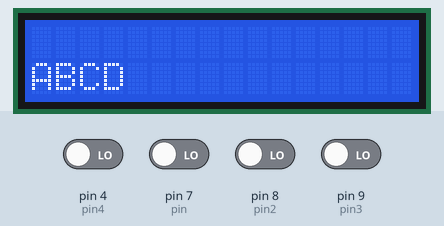
The sketch below on a simulated Arduino Uno, built with avr-gcc and run on an emulated ATmega328P. Parts: 16×2 character LCD. The inputs (shaded band) are chosen by the test bench; at power-on: pin 4 (pin4), pin 7 (pin), pin 8 (pin2), pin 9 (pin3) LOW. What the sketch prints to the serial monitor is not drawn.

Above: at 1.2 s.
1.3 s: pin 9 (pin3) driven HIGH
At 2.5 s:
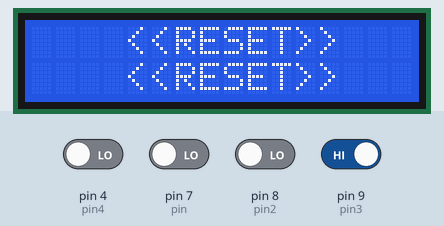
2.8 s: pin 7 (pin) driven HIGH
At 3.37 s:
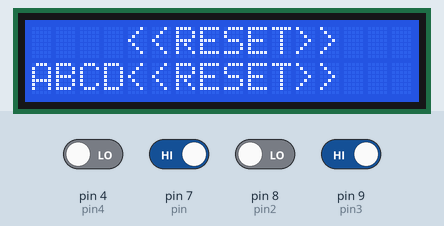
5.8 s: pin 7 (pin) driven LOW
7.3 s: pin 9 (pin3) driven LOW
8.9 s: pin 4 (pin4) driven HIGH and pin 7 (pin) driven HIGH
At 9.7 s:
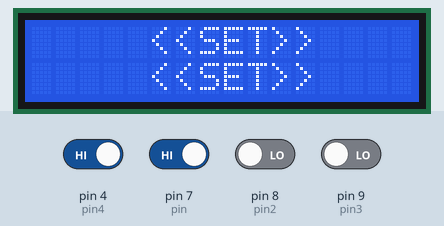
10.4 s: pin 4 (pin4) driven LOW
At 12.2 s:
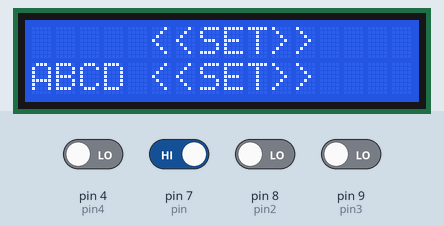
Timing chart, 0 to 13.4 s (numbered marks = the images above; inputs shaded):
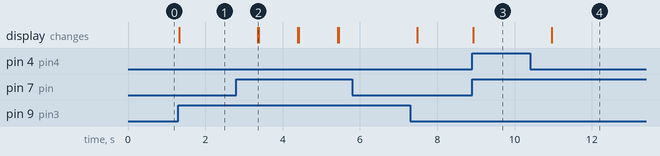

The sketch:

Set_Reset_Increasing_decreasing_Lcd_I2c_formate.ino
```cpp
#include <LiquidCrystal_I2C.h>
float cc = 0;
int pp =  0;
int pin = 7;  // ++
int pin2 = 8; // --
int pin3 = 9; // set
int pin4 = 4; // reset
int ccc = 0;
int bbb = 0;

LiquidCrystal_I2C lcd(0x27, 16, 2);
void setup() {
  lcd.init();
  lcd.clear();
  lcd.backlight();
  Serial.begin(9600);
}

void loop() {


  int input = digitalRead(pin); //++
  int input2 = digitalRead(pin2); // --
  int input3 = digitalRead(pin3); // reset
  int input4 = digitalRead(pin4); // set
  lcd.setCursor(0, 1);
  lcd.print("ABCD");
  Serial.println("I");


  // "Increasing"
  if (input == 1 && ccc == 0 )
  {

    cc = cc + 0.25;
    cc = cc;
    ccc = !ccc;
  }

  else if (input == 0 && ccc == 1 )
  {
    ccc = 0;
  }

  // "Decreasing"
  else if (input2 == 1 && bbb == 0 && cc > 0)
  {
    cc = cc - 0.25;
    bbb = !bbb;
  }

  else if (input2 == 0 && bbb == 1 )
  {
    bbb = 0;
  }

  // "Reset"

  else if (input3 == 1 )
  {
    pp = 0 ;
    cc  = 0 ;
    ccc  = 0 ;
    bbb = 0 ;

    lcd.clear();
    lcd.setCursor(4, 0);
    lcd.print("<<RESET>>");
    lcd.setCursor(4, 1);
    lcd.print("<<RESET>>");
    delay(1000);
  }

  // "SET"

  else if (input4 == 1 && cc > 0 )
  {

    lcd.clear();
    lcd.setCursor(5, 0);
    lcd.print("<<SET>>");
    lcd.setCursor(5, 1);
    lcd.print("<<SET>>");
    delay(1000);
  }

  else
  {

  }

}
```

Measured:
- after the input at 1.3 s, the display: changes at once (image 1)
- after the input at 2.8 s, the display: changes after 0.56 s (image 2)
- after the input at 5.8 s, every drawn part: stays the same
- after the input at 8.9 s, the display: changes at once (image 3)
- after the input at 10.4 s, the display: changes after 0.56 s (image 4)
